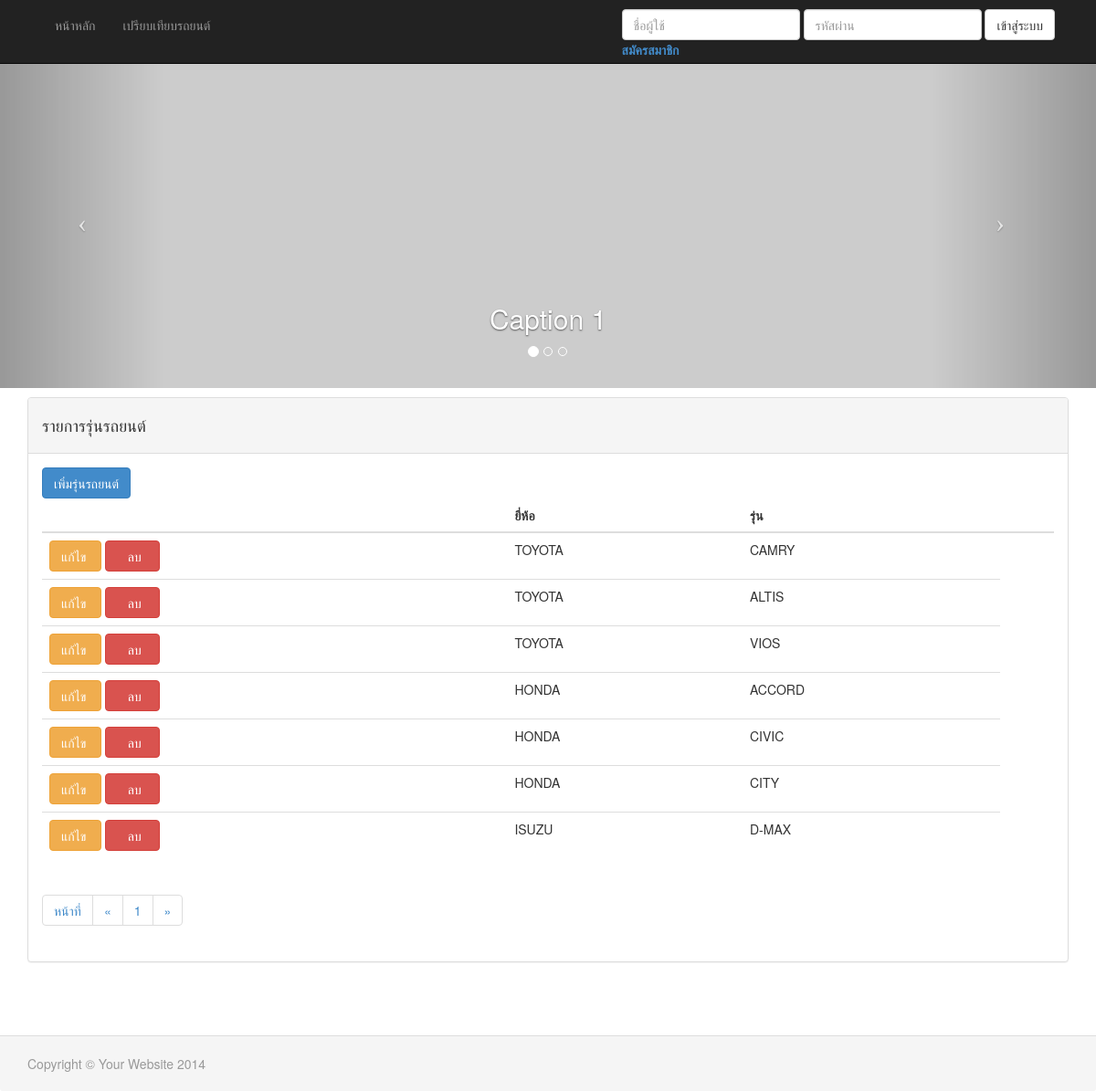
Page /ManageModel.php on the committed database.
### tables this page shows
CREATE TABLE IF NOT EXISTS `carmodel` (
  `id` int(10) unsigned NOT NULL AUTO_INCREMENT,
  `name` varchar(255) DEFAULT NULL,
  `brand_id` int(11) NOT NULL,
  PRIMARY KEY (`id`),
  KEY `brand_id` (`brand_id`),
  KEY `brand_id_2` (`brand_id`)
);

CREATE TABLE IF NOT EXISTS `carbrand` (
  `id` int(10) unsigned NOT NULL AUTO_INCREMENT,
  `name` varchar(255) DEFAULT NULL,
  PRIMARY KEY (`id`)
);

### src/class/Database.php (called while the page is built, shortened)
<?php
class Database {
	private $host;
	private $username;
	private $password;
	function __construct() {
		$this->host = 'localhost';
		$this->username = 'root';
		$this->password = '1234';
		$this->db = 'project';
	}
	function query($StrQuery) {
		$this->result = mysql_query( $StrQuery );
		return $this->result;
	}
	function connectDB() {
		$con = mysql_connect( $this->host, $this->username, $this->password ) or die("can't to connect");
		return $con;
	}
}
?>

### src/class/ManageModelCar.php (called while the page is built, shortened)
<?php
include_once 'Database.php';
include_once 'Pagination.php';
class ManageModelCar {
    private $objDB;
    function __construct() {
        $this->objDB = new Database ();
    }
    function getModelAllPaging($pageSize, $page) {
        $lim_start = (($page - 1) * $pageSize);
        $lim_end = $pageSize;
        $limit = "limit " . $lim_start . ", " . $lim_end;
        $str = "select cm.id, cm.name, cb.id as brand_id, cb.name as brand_name from carmodel cm
                left join carbrand cb on cm.brand_id=cb.id ";
        $this->NUM_ROWS = mysql_num_rows($this->objDB->query($str));
        $rs = $this->objDB->query($str . $limit);
        $arrayIterator = new ArrayIterator();
        while ($row = mysql_fetch_object($rs)) {
            $arrayIterator->append($row);
        }
        return $arrayIterator;
    }
}
?>

### ManageModel.php (the view, shortened to what this page needs)
<?php
include 'src/class/ManageModelCar.php';
$objModelCar = new ManageModelCar();
$pageSize = 10;
$currentPage = 1;
?>
<!DOCTYPE html>
<html lang="en">
    <head>
        <?php include 'includes.php' ?>
    </head>
    <body>
        <?php include 'header.php'; ?>
        <div class="container">
            <div class="row clearfix">
                <div class="col-md-12 column">
                    <div class=" panel panel-default">
                        <div class="panel-heading">
                            <h4>รายการรุ่นรถยนต์</h4>
                        </div>
                        <div class="panel-body">
                            <a href="addCarModel.php"><button type="button" class="btn btn-primary">เพิ่มรุ่นรถยนต์</button></a>
                            <table class="table .table-bordered">
                                <thead>
                                    <tr>
                                        <th></th>
                                        <th>ยี่ห้อ</th>
                                        <th>รุ่น<th>
                                    </tr>
                                </thead>
                                <tbody>
                                    <?php
                                    $arrModel = $objModelCar->getModelAllPaging($pageSize, $currentPage);
                                    foreach ($arrModel as $row) {
                                        ?>
                                        <tr>
                                            <td>
                                                <a href="editCarModel.php?id=<?php echo $row->id; ?>"<button type="button" class="btn btn-warning">แก้ไข&nbsp;</button></a>
                                                <a href="?delete=true&id=<?php echo $row->id; ?>"><button type="button" class="btn btn-danger">&nbsp;&nbsp;&nbsp;ลบ&nbsp;&nbsp;</button></a>
                                            </td>
                                            <td><?php echo $row->brand_name; ?></td>
                                            <td><?php echo $row->name; ?></td>
                                        </tr>
                                    <?php } ?>
                                </tbody>
                            </table>
                            <nav>
                            </nav>
                        </div>
                    </div>
                </div>
            </div>
        </div>
        <?php include 'footer.php'; ?>
    </body>
</html>

### css/modern-business.css (style rules this page uses)
html, body { height: 100%; }
body { padding-top: 50px; }

### rows in the picture
carmodel: carbrand.name "TOYOTA", name "CAMRY"
carmodel: carbrand.name "TOYOTA", name "ALTIS"
carmodel: carbrand.name "TOYOTA", name "VIOS"
carmodel: carbrand.name "HONDA", name "ACCORD"
carmodel: carbrand.name "HONDA", name "CIVIC"
carmodel: carbrand.name "HONDA", name "CITY"
carmodel: carbrand.name "ISUZU", name "D-MAX"
